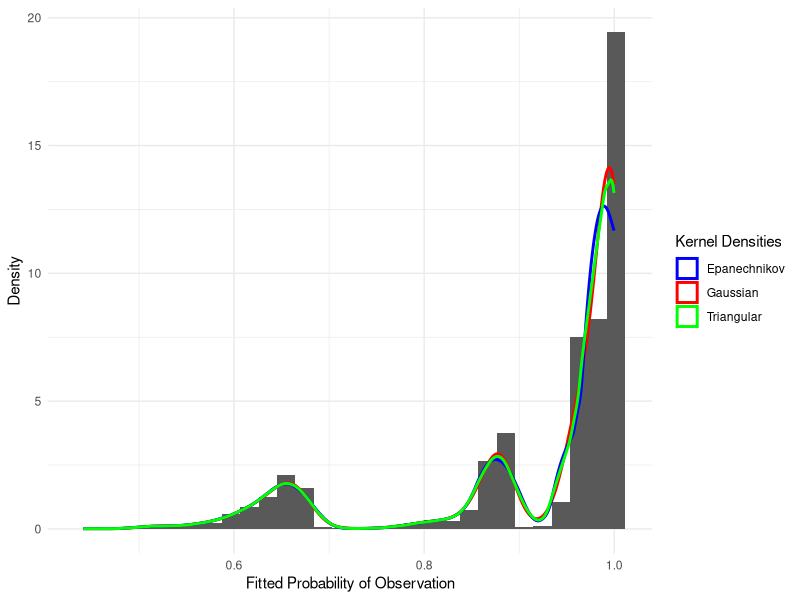
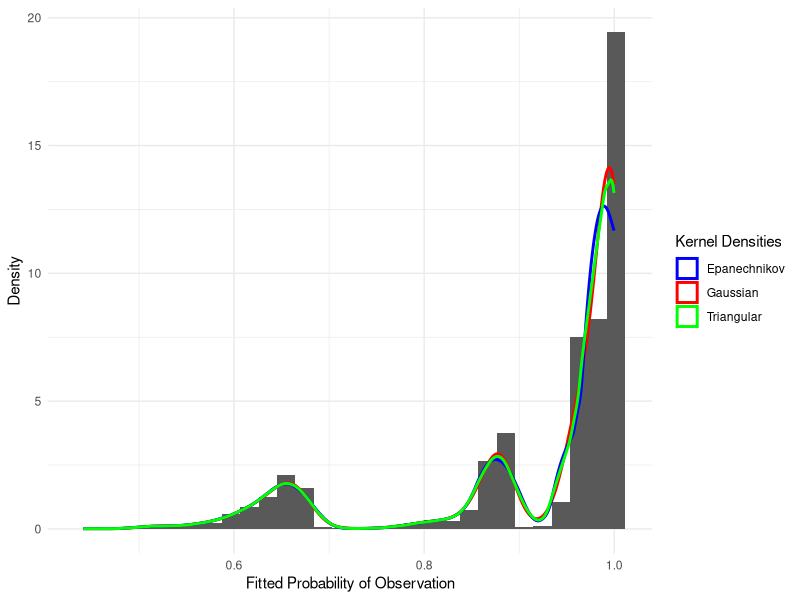

Write the R code that produced these figures, in order.
###############################################################################
# Author: Paul R. Organ
# Purpose: ECON 675, PS3
# Last Update: Oct 16, 2018
###############################################################################
# Preliminaries
options(stringsAsFactors = F)

# packages
require(tidyverse) # data cleaning and manipulation
require(magrittr)  # syntax
require(ggplot2)   # plots
require(xtable)    # tables for LaTeX
require(boot)      # bootstrapping

setwd('C:/Users/prorgan/Box/Classes/Econ 675/Problem Sets/PS3')

###############################################################################
### Question 1: Non-linear Least Squares
###############################################################################
# Q1.9 setup

# read in data
df <- read_csv('pisofirme.csv')

# add variable to indicate having outcome data
df %<>% mutate(s = 1-dmissing)

# add log variable for us in regression [log(S_incomepc + 1)]
df %<>% mutate(log_SincpcP1 = log(S_incomepc + 1))

# logistic regression model
reg <- glm(s ~ S_age + S_HHpeople + log_SincpcP1,
           data = df, family = binomial(link = 'logit'))

# Q1.9a - estimates and statistics
# extract coef, var, t-stat, p-val, 95% CI
t1 <- xtable(reg)
names(t1) <- c('Coefficient', 'StdError', 'zValue', 'pValue')

# add confidence interval
t1$CIlow  <- t1$Coefficient - 1.96*t1$StdError
t1$CIhigh <- t1$Coefficient + 1.96*t1$StdError

# output to LaTeX
xtable(t1, digits = c(0,3,3,3,4,3,3))

###############################################################################
# Q1.9b - nonparametric bootstrap

# define statistic to bootstrap
boot_stat <- function(df, i){
  reg <- glm(s ~ S_age + S_HHpeople + log_SincpcP1,
             data = df[i, ], family = binomial(link = 'logit'))
  return(reg$coefficients)
}

# run bootstrap, 999 replications
set.seed(22)
boot_results <- boot(data = df, R = 999, statistic = boot_stat)

# generate table of desired results
t2 <- matrix(NA, nrow=4, ncol=6) %>% as.data.frame
names(t2) <- c('Coefficient', 'StdError', 'tValue', 'pValue', 'CIlow', 'CIhigh')

t2$Coefficient <- boot_results$t0
t2$StdError    <- apply(boot_results$t, 2, sd)
t2$tValue      <- t2$Coefficient / t2$StdError

# define function to calculate pvalue from bootstrap results
getPval <- function(coef, coef_b){
  2 * max( mean( (coef_b-coef) >= abs(coef) ), mean( (coef_b-coef) <= -1*abs(coef) ) )
}

# apply over covariates, also get confidence intervals
for(i in 1:nrow(t2)){
  t2$pValue[i] <- getPval(boot_results$t0[i], boot_results$t[,i])
  
  t2$CIlow[i]  <- quantile(boot_results$t[,i], .025)
  t2$CIhigh[i] <- quantile(boot_results$t[,i], .975)
}

# add rownames
row.names(t2) <- row.names(t1)

# output for LaTeX
xtable(t2, digits = c(0,3,3,3,4,3,3))

###############################################################################
# Q1.9c - propensity scores

# use original logistic regression
reg <- glm(s ~ S_age + S_HHpeople + log_SincpcP1,
           data = df, family = binomial(link = 'logit'))

# get data for use in plots
props <- reg$fitted.values %>% as.data.frame
names(props) <- 'fitted'

# plot with a variety of kernels
p1 <- ggplot(props, aes(x=fitted)) +
  geom_histogram(aes(y=..density..)) +
  geom_density(kernel = 'gaussian', size=1, aes(color='Gaussian')) +
  geom_density(kernel = 'epanechnikov', size=1, aes(color='Epanechnikov')) +
  geom_density(kernel = 'triangular', size=1, aes(color='Triangular')) +
  scale_color_manual(name = 'Kernel Densities',
                     values = c(Gaussian='red',
                                Epanechnikov='blue',
                                Triangular='green')) +
  theme_minimal() +
  labs(x='Fitted Probability of Observation', y='Density')
p1

ggsave('q1_9c_R.png')

###############################################################################
### Question 2: Semiparametric GMM with Missing Data
###############################################################################
# clean up
rm(list = ls())
gc()

# read in data
df <- read_csv('pisofirme.csv')

###############################################################################
# Q2.2b - feasible estimator


###############################################################################
# Q2.3c - feasible estimator

###############################################################################
### Question 3: When Bootstrap Fails
###############################################################################
# Q3.1 - nonparametric bootstrap

###############################################################################
# Q3.2 - parametric bootstrap

###############################################################################